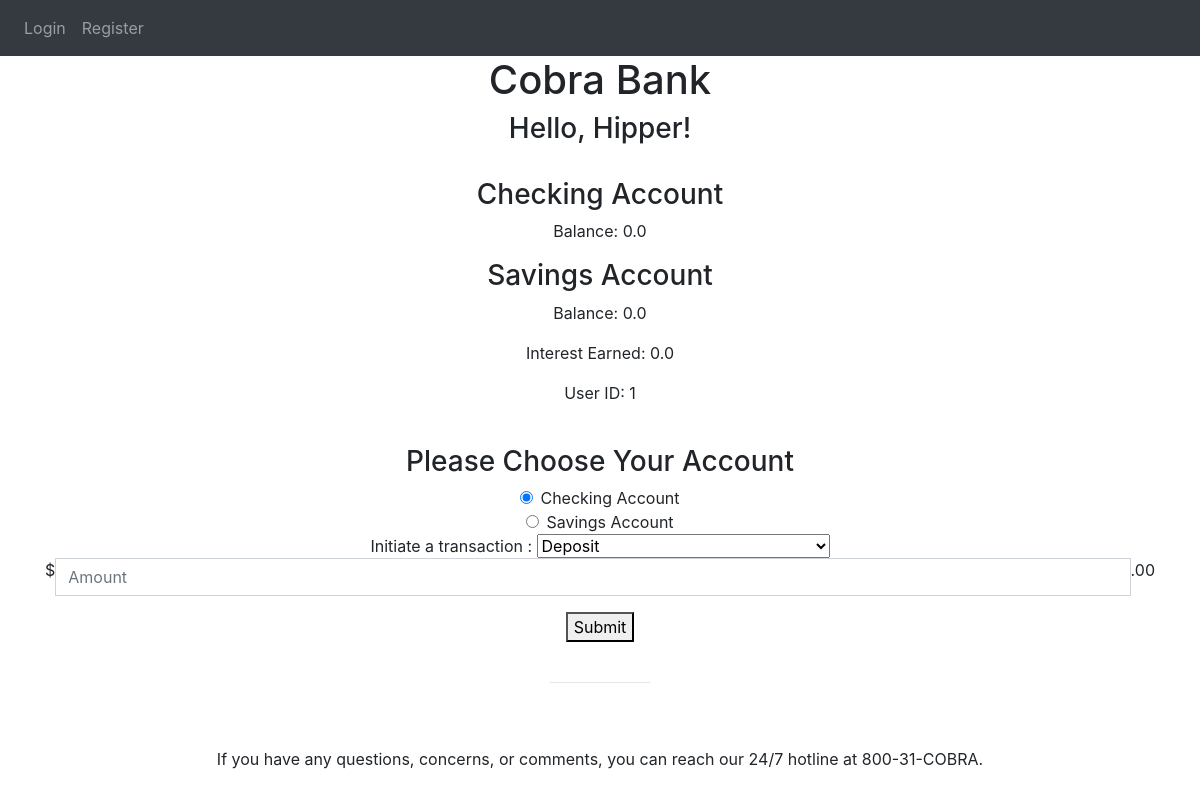
Page /home (signed in) on the committed database.
### CobraBankApp/models.py (models this page shows)
class User(db.Model):
    id = db.Column(db.Integer, primary_key=True)
    username = db.Column(db.String(150), unique=True)
    first_name = db.Column(db.String(150))
    last_name = db.Column(db.String(150))
    email = db.Column(db.String(150))
    password = db.Column(db.String(150))
    account = db.relationship('Account')

class Account(db.Model):
    id = db.Column(db.Integer, primary_key=True)
    checking_balance = db.Column(db.Float)
    savings_balance = db.Column(db.Float)
    savings_rate = db.Column(db.Float)
    savings_interest = db.Column(db.Float)
    date_updated = db.Column(db.DateTime(timezone=True))
    user_id = db.Column(db.Integer, db.ForeignKey('user.id'))

### CobraBankApp/views/transactions.py (the view, shortened to what this page needs)
@transactions.route('/home', methods=['GET','POST'])
@auth.restricted_page
def home():
    user = User.query.filter_by(id=g.user).first()
    account = Account.query.filter_by(user_id=user.id).first()
    return render_template(
        'home.html',
        title='Home',
        is_authenticated=True,
        firstname=user.first_name,
        checking=account.checking_balance,
        savings=account.savings_balance,
        interest=account.savings_interest,
        userid = user.id
    )

### CobraBankApp/views/auth.py (called while the page is built)
@auth.before_app_request
def load_user():
    user_id = session.get('user_id')
    user = User.query.filter_by(id=user_id).first()
    if user:
        g.user = user_id
    else:
        g.user = None

def restricted_page(view):
    @functools.wraps(view)
    def wrapped_view(**kwargs):
        if g.user is None:
            flash("Please login to access that page.", category='error')
            return redirect(url_for('logon.login'))
        return view(**kwargs)
    return wrapped_view

### CobraBankApp/templates/home.html (shortened to what this page needs)
{% extends "base.html" %}
{% block content %}
        <div align="center" class="container">
            <h3>Hello, {{firstname}}! </h3>
            <br>
        </div>
        <div align="center" class="container">
            <h3>Checking Account</h3>
            <p>Balance: {{checking}}</p>
            <h3>Savings Account</h3>
            <p>Balance: {{savings}}</p>
            <p>Interest Earned: {{interest}}</p>
            <p>User ID: {{userid}}</p>
        </div>
		<br>
    <form  method = "POST">
        <div class="container" align="center">
            <h3>Please Choose Your Account</h3>
            <div class="form-check">
                <input
                    class="form-check-input"
                    type="radio"
                    name="accountRadio"
                    id="checkingRadio"
                    value="checking"
                    checked
                />
                <label class="form-check-label" for="checkingRadio">
                    Checking Account
                </label>
            </div>
            <div class="form-check">
                <input
                    class="form-check-input"
                    type="radio"
                    name="accountRadio"
                    id="savingsRadio"
                    value="savings"
                />
                <label class="form-check-label" for="savingsRadio">
                    Savings Account
                </label>
            </div>
        </div>
        <div align="center">
            <label class="form-check-label" for="select">
                Initiate a transaction :
            </label>
            <select id="transType" name="transType">
                <option value="deposit" selected>Deposit</option>
            </select><br>
            <div class="form-group col-xs-4">
                <div class="input-group">
                    <div class="input-group-addon">$ </div>
                        <input type="number" class="form-control" id="InputAmount" name="InputAmount" placeholder="Amount" min="0" max="10000" >
                    <div class="input-group-addon">.00 </div>
                </div>
            </div>
            <button type="submit" >Submit</button>
        </div>
    </form>
            <br>
            <hr width="100">
            <br>
        <br>
        <p align="center">If you have any questions, concerns, or comments, you can reach our 24/7 hotline at 800-31-COBRA.</p>
{% endblock %}

### rows in the picture
User: first_name "Hipper"
Account: checking_balance "0.0", savings_balance "0.0", savings_interest "0.0"

### other values in the picture
{{ userid }} "1"
